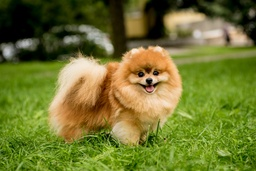
#> input picture CanvasSubmission/test_img.jpg, 256 x 171 px, shrunk from 1253 x 837 before the run
$ python test_script.py
#> lines starting #> are read from the running program, lines starting #| are printed output that depends on the picture; after the words box and inside, x2 and y2 are one past the last pixel; in counts of white or black regions, pixels touching at a corner belong together
### project1/image_processing/loaders.py
# loaders.py

import cv2

def load_img(file_name, grayscale=False):
#> called with file_name = 'test_img.jpg', grayscale = True
    try:
        # Choose the color mode based on the grayscale flag
        color_mode = cv2.IMREAD_GRAYSCALE if grayscale else cv2.IMREAD_COLOR

        # Attempt to load the image
        img = cv2.imread(file_name, color_mode)
#> img: shape (171, 256); min 0, max 238, mean 108.3

        # Check if the image was loaded successfully
        if img is None:
            raise ValueError(f"The file {file_name} cannot be loaded as an image.")

        return img
    except Exception as e:
        # Handle other potential exceptions (e.g., file not found, no read permissions)
        raise IOError(f"An error occurred when trying to load the image: {e}")

### project1/image_processing/filters.py
# filters.py

import numpy as np

def generate_gaussian(sigma, filter_w, filter_h):
    m, n = [(ss-1.)/2. for ss in (filter_w, filter_h)]
    y, x = np.ogrid[-m:m+1,-n:n+1]
    h = np.exp( -(x*x + y*y) / (2.*sigma*sigma) )
    h[ h < np.finfo(h.dtype).eps*h.max() ] = 0
    sumh = h.sum()
    if sumh != 0:
        h /= sumh
    return h

def apply_filter(image, filter, pad_pixels, pad_value):
#> called with filter = array of shape (5, 1), pad_pixels = 0, pad_value = 0
    stride = 1  # This is the stride of your convolution
    filter_height, filter_width = filter.shape

    # Calculate padding for height and width separately
    pad_height = pad_pixels if isinstance(pad_pixels, int) else pad_pixels[0]
    pad_width = pad_pixels if isinstance(pad_pixels, int) else pad_pixels[1]

    # Pad the image
    padded_image = np.pad(image, ((pad_height, pad_height), (pad_width, pad_width)),
                          mode='constant' if pad_value == 0 else 'edge',
                          constant_values=pad_value)

    # Calculate the dimensions of the output image
    output_height = ((image.shape[0] - filter_height + 2 * pad_height) // stride) + 1
#> output_height = 167
    output_width = ((image.shape[1] - filter_width + 2 * pad_width) // stride) + 1
#> output_width = 256
    output = np.zeros((output_height, output_width))

    # Apply the filter
    for i in range(0, output_height):
        for j in range(0, output_width):
            # Define the current region of interest
            start_i = i * stride
            start_j = j * stride
            end_i = start_i + filter_height
            end_j = start_j + filter_width
            window = padded_image[start_i:end_i, start_j:end_j]

            # Calculate the convolution result (element-wise multiplication and sum)
            output_value = np.sum(window * filter)

            # Store the result
            output[i, j] = output_value

    # Normalize the output to the range [0, 255]
    output = ((output - np.min(output)) / (np.max(output) - np.min(output)) * 255)
    output = np.clip(output, 0, 255).astype(np.uint8)

    # Return the output
    return output


def median_filtering(image, filter_w, filter_h):
    # Calculate the amount of padding needed
#> called with filter_w = 5, filter_h = 5
    pad_w, pad_h = filter_w // 2, filter_h // 2

    # Pad the image with the 'edge' mode which replicates the edge values
    padded_image = np.pad(image, ((pad_h, pad_h), (pad_w, pad_w)), mode='edge')

    # Create an empty output image with the same shape as the input image
    output = np.zeros_like(image)

    # Apply the median filter
    for i in range(image.shape[0]):
        for j in range(image.shape[1]):
            # Extract the window with the correct offsets
            window = padded_image[i:i+filter_h, j:j+filter_w]

            # Replace the output pixel with the median of the window
            output[i, j] = np.median(window)
#> output: shape (171, 256)

    return output

### project1/image_processing/transformation.py
# transformations.py

import numpy as np

def rotate(image, theta, center=None):
    # Get the image dimensions
#> called with theta = 1.57
    h, w = image.shape[:2]
#> h = 171; w = 256

    # If no rotation center is specified, use the center of the image
    if center is None:
        center = (w / 2 - 0.5, h / 2 - 0.5)
#> center = (127.5, 85)

    # Calculate the new image dimensions
    cos_theta = np.cos(theta)
    sin_theta = np.sin(theta)

    # Compute the new bounding box size
    new_w = int(abs(h * sin_theta) + abs(w * cos_theta))
#> new_w = 171
    new_h = int(abs(w * sin_theta) + abs(h * cos_theta))
#> new_h = 256

    # Create an empty output image
    output = np.zeros((new_h, new_w), dtype=image.dtype)

    # Offset to translate the rotation center to the origin of the new image
    offset_x = (new_w - w) / 2
#> offset_x = -42.5
    offset_y = (new_h - h) / 2
#> offset_y = 42.5

    # Calculate the inverse rotation matrix to map the output pixels to the input pixels
    inv_rotate_matrix = np.array([[cos_theta, sin_theta], [-sin_theta, cos_theta]])

    # Apply the rotation transformation
    for i in range(new_h):
        for j in range(new_w):
            # Translate pixel position to rotate around the center
            x = j - offset_x - center[0]
            y = i - offset_y - center[1]

            # Apply the rotation
            xp, yp = np.dot(inv_rotate_matrix, [x, y])

            # Translate back and round to nearest pixel
            xp += center[0]
            yp += center[1]

            # Interpolation
            if 0 <= xp < w and 0 <= yp < h:
                x0 = int(np.floor(xp))
                y0 = int(np.floor(yp))
                x1 = min(x0 + 1, w - 1)
                y1 = min(y0 + 1, h - 1)

                fx = xp - x0
                fy = yp - y0

                # Interpolate between the four surrounding pixels
                a = image[y0, x0] * (1 - fx) * (1 - fy)
                b = image[y0, x1] * fx * (1 - fy)
                c = image[y1, x0] * (1 - fx) * fy
                d = image[y1, x1] * fx * fy

                # Calculate the interpolated pixel value
                output[i, j] = np.clip(a + b + c + d, 0, 255)
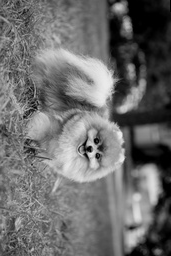
#> output: shape (256, 171); min 0, max 238, mean 108.3

    return output

### project1/image_processing/edge_detection.py
# edge_detection.py

import numpy as np
from skimage import filters as skfilters
from . import filters

def edge_detection(image):
    # Check if the input image is a 2D array
    if image.ndim != 2:
        raise ValueError("Input image must be a 2D array.")

    # Apply median filtering to the image
    filterd_image = filters.median_filtering(image, 1, 1)

    # Define the Sobel filters
    sobel_x = np.array([[-1, 0, 1], [-2, 0, 2], [-1, 0, 1]])
    sobel_y = np.array([[-1, -2, -1], [0, 0, 0], [1, 2, 1]])

    # Apply the Sobel filters to get the gradient in the x and y directions
    gradient_x = filters.apply_filter(filterd_image, sobel_x, 1, 0)
#> call 3 of apply_filter, with filter = array of shape (3, 3), pad_pixels = 1, pad_value = 0
#> in apply_filter (call 3), `padded_image = np.pad(image, ((pad_height, pad_height), (pad_width, pa..`:
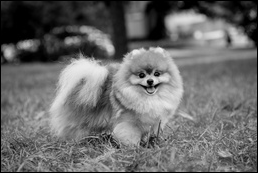
#> padded_image: shape (173, 258); min 0, max 238, mean 106.2
    gradient_y = filters.apply_filter(filterd_image, sobel_y, 1, 0)
#> call 4 of apply_filter, with filter = array of shape (3, 3), pad_pixels = 1, pad_value = 0
#> after the loop in apply_filter (call 4), `for i in range(0, output_height):`:
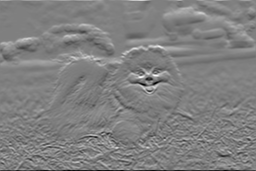
#> output: shape (171, 256) float64; min -697, max 692, mean 2; drawn with min black and max white

    # Calculate the magnitude of the gradient
    gradient_magnitude = np.sqrt(gradient_x**2 + gradient_y**2)
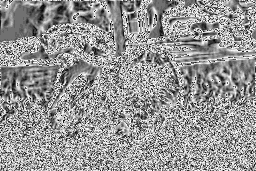
#> gradient_magnitude: shape (171, 256) float16; min 0, max 15.91, mean 9.28; drawn with min black and max white

    # Normalize the gradient magnitude to the range [0, 255]
    if gradient_magnitude.max() == 0:
        gradient_magnitude = np.zeros_like(image)
    else:
        gradient_magnitude = (gradient_magnitude / gradient_magnitude.max()) * 255

    # Use Otsu's method to find a base threshold
    base_threshold = skfilters.threshold_otsu(gradient_magnitude)
#> base_threshold = 147.9

    # Define lower and higher thresholds
    low_threshold = base_threshold * 0.5
#> low_threshold = 73.94
    high_threshold = base_threshold * 1.5
#> high_threshold = 221.8

    # Initialize matrices to identify strong, weak, and non-edges
    strong_edges = (gradient_magnitude >= high_threshold)
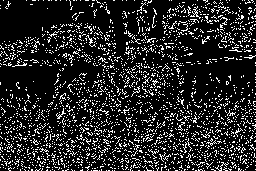
#> strong_edges: shape (171, 256) bool; 15.1% white in thin lines or dots
    weak_edges = ((gradient_magnitude >= low_threshold) & (gradient_magnitude < high_threshold))
#> weak_edges: shape (171, 256) bool; 71.7% white; black in thin lines or dots
    edges = np.zeros_like(image, dtype=bool)

    # Apply hysteresis
    # Mark strong edges as true immediately
    edges[strong_edges] = True

    # Iteratively propagate strong edges along weak edges
    height, width = gradient_magnitude.shape
#> height = 171; width = 256
    for row in range(1, height-1):
        for col in range(1, width-1):
            if weak_edges[row, col]:
                if np.any(strong_edges[row-1:row+2, col-1:col+2]):
                    edges[row, col] = True
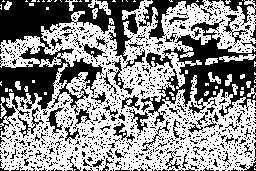
#> edges: shape (171, 256) bool; 56.7% white; 1130 black regions (1073 under 20 px), largest, box (x1, y1, x2, y2) and area: (0, 0, 144, 136) 7188, (141, 19, 256, 126) 4327, (138, 0, 205, 40) 703

    # Convert boolean edges to 8-bit format suitable for OpenCV display
    edges_display = (edges * 255).astype(np.uint8)

    return edges_display

### project1/image_processing/histogram.py
# histogram.py

import numpy as np

# [29 lines left out: functions rgb_to_ycbcr, ycbcr_to_rgb, not called in this run]


def _equalize_grayscale(image):
    """
    Apply histogram equalization to a grayscale (Y channel) image.
    """
    # Flatten the image and calculate the histogram
    img_flat = image.flatten()

    # Calculate the histogram and the cumulative distribution function (CDF)
    hist, _ = np.histogram(img_flat, bins=256, range=[0, 256])
#> hist = 256 values, max 1006 at index 0, min 0 at index 237, mean 171
    cdf = hist.cumsum()
#> cdf = 256 values from 1006 to 43776

    # Normalize the CDF
    cdf_normalized = (cdf - cdf.min()) * 255 / (cdf.max() - cdf.min())
#> cdf_normalized = 256 values from 0 to 255

    # Apply the equalization
    img_equalized = cdf_normalized[img_flat].reshape(image.shape)
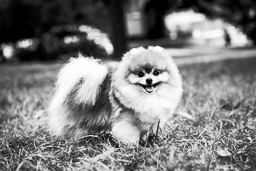
#> img_equalized: shape (171, 256) float64; min 0, max 255, mean 125.3

    return img_equalized.astype(np.uint8)

# [14 lines left out: function _equalize_color, not called in this run]

def hist_eq(image):
    """
    Detect if an image is grayscale or color and apply histogram equalization accordingly.
    """
    if image.ndim == 2:  # Grayscale image
        return _equalize_grayscale(image)
    elif image.ndim == 3 and image.shape[2] == 3:  # Color image
        return _equalize_color(image)
    else:
        raise ValueError("Unsupported image format.")

### project1/image_processing/displayers.py
# displayers.py

# displayers.py

import cv2
import numpy as np

def display_img(image):
    # Check if the image is valid
    if image is None:
        raise ValueError("No image to display. Image input is None.")

    if not isinstance(image, np.ndarray):
        raise TypeError("Input must be a numpy ndarray.")

    if image.ndim not in [2, 3]:
        raise ValueError("Input must be a 2D (grayscale) or 3D (color) image.")

    # Display the image
    cv2.imshow('Image', image)

    # Wait for any key to close the image window
    cv2.waitKey(0)
    cv2.destroyAllWindows()

### CanvasSubmission/test_script.py
import cv2
import PIL
import matplotlib
import skimage
import numpy as np
import math
import project1 as p1

filter_size = 5
sigma = 1
theta = math.pi/2

#Load and display image
img = p1.load_img("test_img.jpg", True)
p1.display_img(img)

#Generate 1D gaussian filter
gaussian1D = p1.generate_gaussian(sigma, filter_size, 1)

#Filter image with 1D gaussian
gaussian1D_img = p1.apply_filter(img, gaussian1D, 0, 0)
p1.display_img(gaussian1D_img)

#Generate 2D gaussian filter
gaussian2D = p1.generate_gaussian(sigma, filter_size, filter_size)

#Filter image with 2D gaussian
gaussian2D_img = p1.apply_filter(img, gaussian2D, 0, 0)
p1.display_img(gaussian2D_img)

#Noise removal with median filter
median_img = p1.median_filtering(img, filter_size, filter_size)
p1.display_img(median_img)

#Rotate Image
transformed_img = p1.rotate(img, theta)
p1.display_img(transformed_img)

#Edge Detection
edges_img = p1.edge_detection(img)
p1.display_img(edges_img)

#Histogram Equalization Grayscale
eq_img = p1.hist_eq(img)
p1.display_img(eq_img)

img = p1.load_img("test_img.jpg", False)
p1.display_img(img)

#Histogram Equalization Color
eq_img = p1.hist_eq(img)
p1.display_img(eq_img)
